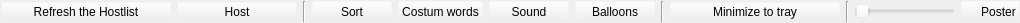
<?xml version="1.0" encoding="UTF-8"?>
<ui version="4.0">
 <class>buttonlayoutClass</class>
 <widget class="QWidget" name="buttonlayoutClass">
  <property name="geometry">
   <rect>
    <x>0</x>
    <y>0</y>
    <width>1020</width>
    <height>23</height>
   </rect>
  </property>
  <property name="sizePolicy">
   <sizepolicy hsizetype="Preferred" vsizetype="Minimum">
    <horstretch>0</horstretch>
    <verstretch>0</verstretch>
   </sizepolicy>
  </property>
  <property name="minimumSize">
   <size>
    <width>50</width>
    <height>0</height>
   </size>
  </property>
  <property name="maximumSize">
   <size>
    <width>16777215</width>
    <height>16777215</height>
   </size>
  </property>
  <property name="windowTitle">
   <string>buttonlayout</string>
  </property>
  <property name="toolTip">
   <string/>
  </property>
  <layout class="QHBoxLayout" name="horizontalLayout_2">
   <property name="spacing">
    <number>0</number>
   </property>
   <property name="margin">
    <number>0</number>
   </property>
   <item>
    <widget class="QScrollArea" name="chatwindowbuttonscrollArea">
     <property name="sizePolicy">
      <sizepolicy hsizetype="Expanding" vsizetype="Minimum">
       <horstretch>0</horstretch>
       <verstretch>0</verstretch>
      </sizepolicy>
     </property>
     <property name="minimumSize">
      <size>
       <width>0</width>
       <height>23</height>
      </size>
     </property>
     <property name="maximumSize">
      <size>
       <width>16777215</width>
       <height>23</height>
      </size>
     </property>
     <property name="palette">
      <palette>
       <active>
        <colorrole role="Base">
         <brush brushstyle="SolidPattern">
          <color alpha="255">
           <red>255</red>
           <green>255</green>
           <blue>255</blue>
          </color>
         </brush>
        </colorrole>
        <colorrole role="Window">
         <brush brushstyle="SolidPattern">
          <color alpha="0">
           <red>251</red>
           <green>248</green>
           <blue>241</blue>
          </color>
         </brush>
        </colorrole>
       </active>
       <inactive>
        <colorrole role="Base">
         <brush brushstyle="SolidPattern">
          <color alpha="255">
           <red>255</red>
           <green>255</green>
           <blue>255</blue>
          </color>
         </brush>
        </colorrole>
        <colorrole role="Window">
         <brush brushstyle="SolidPattern">
          <color alpha="0">
           <red>251</red>
           <green>248</green>
           <blue>241</blue>
          </color>
         </brush>
        </colorrole>
       </inactive>
       <disabled>
        <colorrole role="Base">
         <brush brushstyle="SolidPattern">
          <color alpha="0">
           <red>251</red>
           <green>248</green>
           <blue>241</blue>
          </color>
         </brush>
        </colorrole>
        <colorrole role="Window">
         <brush brushstyle="SolidPattern">
          <color alpha="0">
           <red>251</red>
           <green>248</green>
           <blue>241</blue>
          </color>
         </brush>
        </colorrole>
       </disabled>
      </palette>
     </property>
     <property name="verticalScrollBarPolicy">
      <enum>Qt::ScrollBarAlwaysOff</enum>
     </property>
     <property name="horizontalScrollBarPolicy">
      <enum>Qt::ScrollBarAlwaysOff</enum>
     </property>
     <property name="widgetResizable">
      <bool>true</bool>
     </property>
     <widget class="QWidget" name="scrollAreaWidgetContents">
      <property name="geometry">
       <rect>
        <x>0</x>
        <y>0</y>
        <width>1026</width>
        <height>23</height>
       </rect>
      </property>
      <layout class="QHBoxLayout" name="horizontalLayout" stretch="0,0,0,0,0,0,0,0,0,0,0,0,0,1">
       <property name="margin">
        <number>0</number>
       </property>
       <item>
        <widget class="QPushButton" name="pbrefresh">
         <property name="minimumSize">
          <size>
           <width>170</width>
           <height>20</height>
          </size>
         </property>
         <property name="maximumSize">
          <size>
           <width>200</width>
           <height>20</height>
          </size>
         </property>
         <property name="text">
          <string>Refresh the Hostlist</string>
         </property>
        </widget>
       </item>
       <item>
        <widget class="QPushButton" name="pbhost">
         <property name="minimumSize">
          <size>
           <width>120</width>
           <height>20</height>
          </size>
         </property>
         <property name="maximumSize">
          <size>
           <width>100</width>
           <height>20</height>
          </size>
         </property>
         <property name="text">
          <string>Host</string>
         </property>
        </widget>
       </item>
       <item>
        <spacer name="horizontalSpacer">
         <property name="orientation">
          <enum>Qt::Horizontal</enum>
         </property>
         <property name="sizeHint" stdset="0">
          <size>
           <width>40</width>
           <height>20</height>
          </size>
         </property>
        </spacer>
       </item>
       <item>
        <widget class="Line" name="line">
         <property name="orientation">
          <enum>Qt::Vertical</enum>
         </property>
        </widget>
       </item>
       <item>
        <widget class="QPushButton" name="pbsort">
         <property name="toolTip">
          <string>If Sorting is off, users will appear in the direction in that they came into wormnet.</string>
         </property>
         <property name="text">
          <string>Sort</string>
         </property>
        </widget>
       </item>
       <item>
        <widget class="QPushButton" name="pbcostumwords">
         <property name="toolTip">
          <string>Go to Settings Alert and Away tab to set costum words.</string>
         </property>
         <property name="text">
          <string>Costum words</string>
         </property>
        </widget>
       </item>
       <item>
        <widget class="QPushButton" name="pbsound">
         <property name="text">
          <string>Sound</string>
         </property>
        </widget>
       </item>
       <item>
        <widget class="QPushButton" name="pbballoon">
         <property name="text">
          <string>Balloons</string>
         </property>
        </widget>
       </item>
       <item>
        <widget class="Line" name="line_4">
         <property name="orientation">
          <enum>Qt::Vertical</enum>
         </property>
        </widget>
       </item>
       <item>
        <widget class="QPushButton" name="pbminimize">
         <property name="minimumSize">
          <size>
           <width>170</width>
           <height>20</height>
          </size>
         </property>
         <property name="maximumSize">
          <size>
           <width>200</width>
           <height>20</height>
          </size>
         </property>
         <property name="toolTip">
          <string>To raise the window again, leftclick the trayicon.</string>
         </property>
         <property name="text">
          <string>Minimize to tray</string>
         </property>
        </widget>
       </item>
       <item>
        <widget class="Line" name="line_2">
         <property name="orientation">
          <enum>Qt::Vertical</enum>
         </property>
        </widget>
       </item>
       <item>
        <widget class="QSlider" name="slideralpha">
         <property name="minimumSize">
          <size>
           <width>100</width>
           <height>0</height>
          </size>
         </property>
         <property name="maximumSize">
          <size>
           <width>150</width>
           <height>20</height>
          </size>
         </property>
         <property name="minimum">
          <number>20</number>
         </property>
         <property name="maximum">
          <number>100</number>
         </property>
         <property name="value">
          <number>20</number>
         </property>
         <property name="orientation">
          <enum>Qt::Horizontal</enum>
         </property>
        </widget>
       </item>
       <item>
        <widget class="QPushButton" name="pbposter">
         <property name="minimumSize">
          <size>
           <width>75</width>
           <height>0</height>
          </size>
         </property>
         <property name="toolTip">
          <string>Use this Button to set automatic messages, that will arrive in this channel.</string>
         </property>
         <property name="text">
          <string>Poster</string>
         </property>
        </widget>
       </item>
       <item>
        <widget class="Line" name="line_3">
         <property name="orientation">
          <enum>Qt::Vertical</enum>
         </property>
        </widget>
       </item>
      </layout>
     </widget>
    </widget>
   </item>
  </layout>
 </widget>
 <layoutdefault spacing="6" margin="11"/>
 <resources/>
 <connections/>
</ui>
